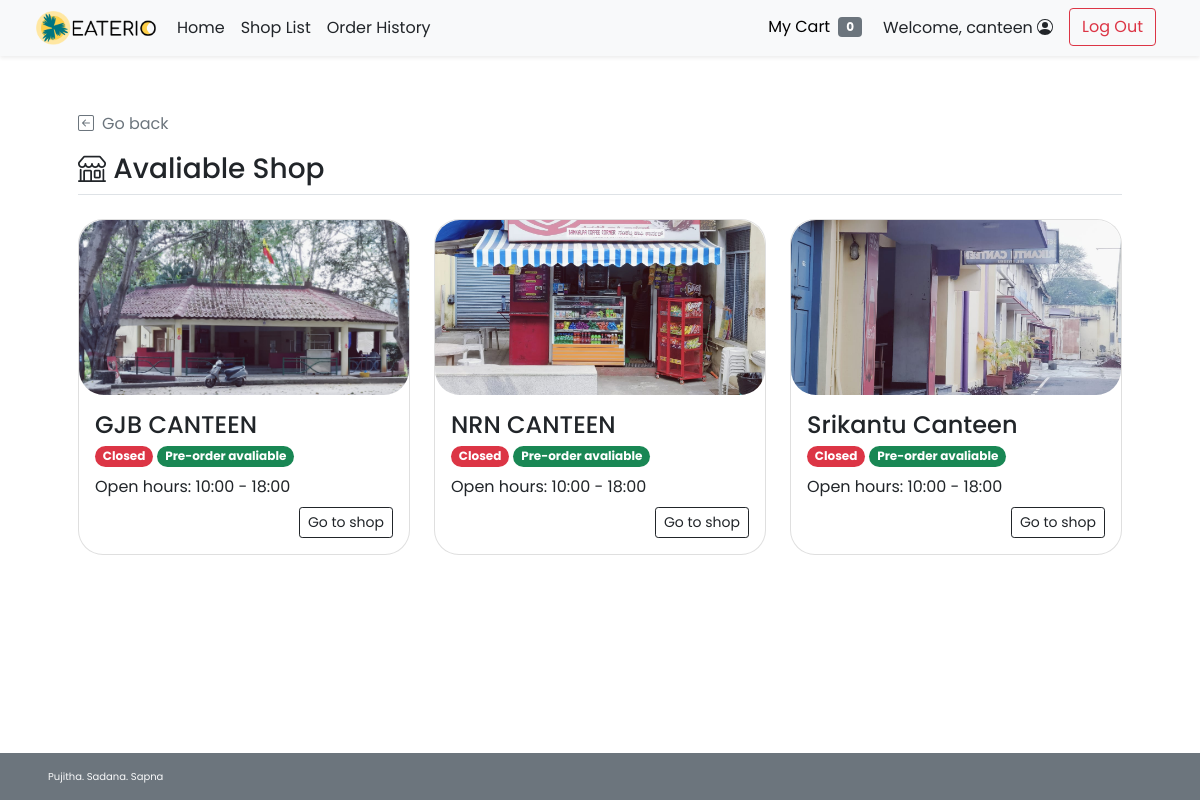
The page /shop_list.php (signed in) on the database its author committed.
### tables this page shows
CREATE TABLE `shop` (
  `s_id` int(11) NOT NULL,
  `s_username` varchar(45) NOT NULL,
  `s_pwd` varchar(45) NOT NULL,
  `s_name` varchar(45) NOT NULL,
  `s_location` varchar(100) NOT NULL,
  `s_openhour` time NOT NULL,
  `s_closehour` time NOT NULL,
  `s_status` tinyint(4) NOT NULL DEFAULT 1 COMMENT 'shop ready for taking orders or not(1 for open, 0 for close)\r\n',
  `s_preorderstatus` tinyint(4) NOT NULL DEFAULT 1 COMMENT 'shop is ready for preorder or not',
  `s_email` varchar(45) NOT NULL,
  `s_phoneno` varchar(10) NOT NULL,
  `s_pic` text DEFAULT NULL
);

### shop_list.php (the view, shortened to what this page needs)
<!DOCTYPE html>
<html lang="en">
<head>
    <?php session_start(); include("conn_db.php"); include('head.php');?>
    <link href="css/main.css" rel="stylesheet">
</head>
<body class="d-flex flex-column h-100">
    <?php include('nav_header.php')?>
    <div class="container p-5" id="recommended-shop">
        <a class="nav nav-item text-decoration-none text-muted mb-3" href="#" onclick="history.back();">
            <i class="bi bi-arrow-left-square me-2"></i>Go back
        </a>
        <h3 class="border-bottom pb-2"><i class="bi bi-shop align-top"></i> Avaliable Shop</h3>
        <div class="row row-cols-1 row-cols-lg-3 align-items-stretch g-4 py-3">
        <?php
            $query = "SELECT s_id,s_name,s_openhour,s_closehour,s_status,s_preorderstatus,s_pic FROM shop
            WHERE (s_preorderstatus = 1) OR (s_preorderstatus = 0 AND (CURTIME() BETWEEN s_openhour AND s_closehour));";
            $result = $mysqli -> query($query);
            if($result -> num_rows > 0){
            while($row = $result -> fetch_array()){
        ?>
            <div class="col">
                <a href="<?php echo "shop_menu.php?s_id=".$row["s_id"]?>" class="text-decoration-none text-dark">
                    <div class="card rounded-25">
                        <img
                        <?php
                            if(is_null($row["s_pic"])){echo "src='img/default.png'";}
                            else{echo "src=\"img/{$row['s_pic']}\"";}
                        ?>
                        style="width:100%; height:175px; object-fit:cover;"
                        class="card-img-top rounded-25 img-fluid" alt="...">
                        <div class="card-body">
                            <h4 name="shop-name" class="card-title"><?php echo $row["s_name"]?></h4>
                            <p class="card-subtitle">
                                <?php
                                    $now = date('H:i:s');
                                    if((($now < $row["s_openhour"])||($now > $row["s_closehour"]))||($row["s_status"]==0)){
                                ?>
                                <span class="badge rounded-pill bg-danger">Closed</span>
                                <?php }else{ ?>
                                <span class="badge rounded-pill bg-success">Open</span>
                                <?php }
                                    if($row["s_preorderstatus"]==1){
                                ?>
                                <span class="badge rounded-pill bg-success">Pre-order avaliable</span>
                                <?php }else{ ?>
                                <span class="badge rounded-pill bg-danger">Pre-order Unavaliable</span>
                                <?php }     ?>
                            </p>
                            <?php
                                $open = explode(":",$row["s_openhour"]);
                                $close = explode(":",$row["s_closehour"]);
                            ?>
                            <p class="card-text my-2">Open hours: <?php echo $open[0].":".$open[1]." - ".$close[0].":".$close[1]?></p>
                            <div class="text-end">
                                <a href="<?php echo "shop_menu.php?s_id=".$row["s_id"]?>" class="btn btn-sm btn-outline-dark">Go to shop</a>
                            </div>
                        </div>
                    </div>
                </a>
            </div>
        <?php }
        }
        ?>
        </div>
    </div>
    <footer
    class="footer d-flex flex-wrap justify-content-between align-items-center px-5 py-3 mt-auto bg-secondary text-light">
        <span class="xsmall-font">Pujitha. Sadana. Sapna</span></span>
    </footer>
</body>
</html>

### css/main.css (style rules this page uses)
html { height: 100%; }
body { height: 100%; padding-top: 4rem; margin-bottom: -50px; font-family: 'Poppins', 'Noto Sans Thai', sans-serif; }
a { cursor: pointer; }
.bi { vertical-align: -.125em; fill: currentColor; }
.xsmall-font { font-size: x-small; }
.rounded-25 { border-radius: 25px; }

### shop_list.php (style rules this page uses)
html { height: 100%; }

### rows shown on the page
shop: s_pic (picture), s_name "GJB CANTEEN", shows "Closed", s_preorderstatus "Pre-order avaliable", s_openhour "10", s_openhour "00", s_closehour "18", s_closehour "00"
shop: s_pic (picture), s_name "NRN CANTEEN", shows "Closed", s_preorderstatus "Pre-order avaliable", s_openhour "10", s_openhour "00", s_closehour "18", s_closehour "00"
shop: s_pic (picture), s_name "Srikantu Canteen", shows "Closed", s_preorderstatus "Pre-order avaliable", s_openhour "10", s_openhour "00", s_closehour "18", s_closehour "00"

### other values the page prints
$_SESSION['firstname'] "canteen"
